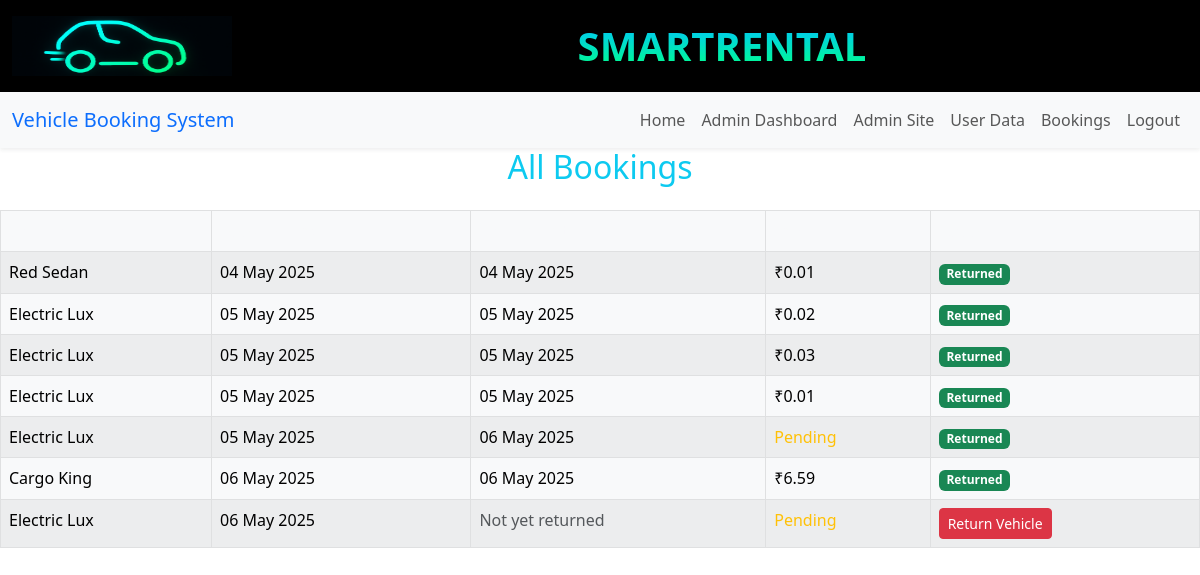
The page /bookings/ (signed in) on the database its author committed.
### vehicles/models.py (models this page shows, shortened)
class Booking(models.Model):
    user = models.ForeignKey('auth.User', on_delete=models.CASCADE)
    vehicle = models.ForeignKey('Vehicle', on_delete=models.CASCADE)
    booking_date = models.DateTimeField(auto_now_add=True)
    return_date = models.DateTimeField(null=True, blank=True)
    fare = models.DecimalField(max_digits=10, decimal_places=2, null=True, blank=True)
    total_fare = models.FloatField(default=0)
    paid = models.BooleanField(default=False)
    is_returned = models.BooleanField(default=False)

class Vehicle(models.Model):
    make = models.CharField(max_length=100)
    model_name = models.CharField(max_length=100)
    name = models.CharField(max_length=100)
    vehicle_type = models.CharField(max_length=50)
    fare = models.DecimalField(max_digits=10, decimal_places=2)
    available = models.BooleanField(default=True)
    image = models.ImageField(upload_to=vehicle_image_upload_path, blank=True, null=True)

### vehicles/views.py (the view)
# urls.py: path('bookings/', views.booking_list, name='booking_list'),
@login_required
def booking_list(request):
    if request.user.is_staff:
        bookings = Booking.objects.select_related('user', 'vehicle').all()
    else:
        bookings = Booking.objects.select_related('vehicle').filter(user=request.user)
    return render(request, 'vehicles/booking_list.html', {'bookings': bookings})

### vehicles/context_processors.py (called while the page is built)
def latest_unpaid_booking(request):
    if request.user.is_authenticated and not request.user.is_staff:
        booking = Booking.objects.filter(user=request.user, paid=False).last()
        return {'latest_booking': booking}
    return {}

### templates/vehicles/booking_list.html
{% extends 'vehicles/base.html' %}
{% load static %}
{% block content %}
    <h2 class="text-center mb-4 text-info">All Bookings</h2>
    <div class="table-responsive">
        <table class="table table-striped table-bordered table-light">
            <thead class="bg-dark text-light">
                <tr>
                    <th>Vehicle</th>
                    <th>Booking Date</th>
                    <th>Return Date</th>
                    <th>Fare</th>
                    <th>Action</th>
                </tr>
            </thead>
            <tbody>
                {% for booking in bookings %}
                <tr>
                    <td>{{ booking.vehicle.name }}</td>
                    <td>{{ booking.booking_date|date:"d M Y" }}</td>
                    <td>
                        {% if booking.return_date %}
                            {{ booking.return_date|date:"d M Y" }}
                        {% else %}
                            <span class="text-muted">Not yet returned</span>
                        {% endif %}
                    </td>
                    <td>
                        {% if booking.fare %}
                            ₹{{ booking.fare|floatformat:2 }}
                        {% else %}
                            <span class="text-warning">Pending</span>
                        {% endif %}
                    </td>
                    <td>
                        {% if not booking.return_date %}
                            <a href="{% url 'return_vehicle' booking.id %}" class="btn btn-danger btn-sm">Return Vehicle</a>
                        {% else %}
                            <span class="badge bg-success">Returned</span>
                        {% endif %}
                    </td>
                </tr>
                {% empty %}
                <tr><td colspan="5" class="text-center text-muted">No bookings found.</td></tr>
                {% endfor %}
            </tbody>
        </table>
    </div>
{% endblock %}

### rows shown on the page
Booking: vehicle.name "Red Sedan", booking_date "04 May 2025", return_date "04 May 2025", fare "0.01", shows "Returned"
Booking: vehicle.name "Electric Lux", booking_date "05 May 2025", return_date "05 May 2025", fare "0.02", shows "Returned"
Booking: vehicle.name "Electric Lux", booking_date "05 May 2025", return_date "05 May 2025", fare "0.03", shows "Returned"
Booking: vehicle.name "Electric Lux", booking_date "05 May 2025", return_date "05 May 2025", fare "0.01", shows "Returned"
Booking: vehicle.name "Electric Lux", booking_date "05 May 2025", return_date "06 May 2025", shows "Pending", shows "Returned"
Booking: vehicle.name "Cargo King", booking_date "06 May 2025", return_date "06 May 2025", fare "6.59", shows "Returned"
Booking: vehicle.name "Electric Lux", booking_date "06 May 2025", shows "Not yet returned", shows "Pending", shows "Return Vehicle"
